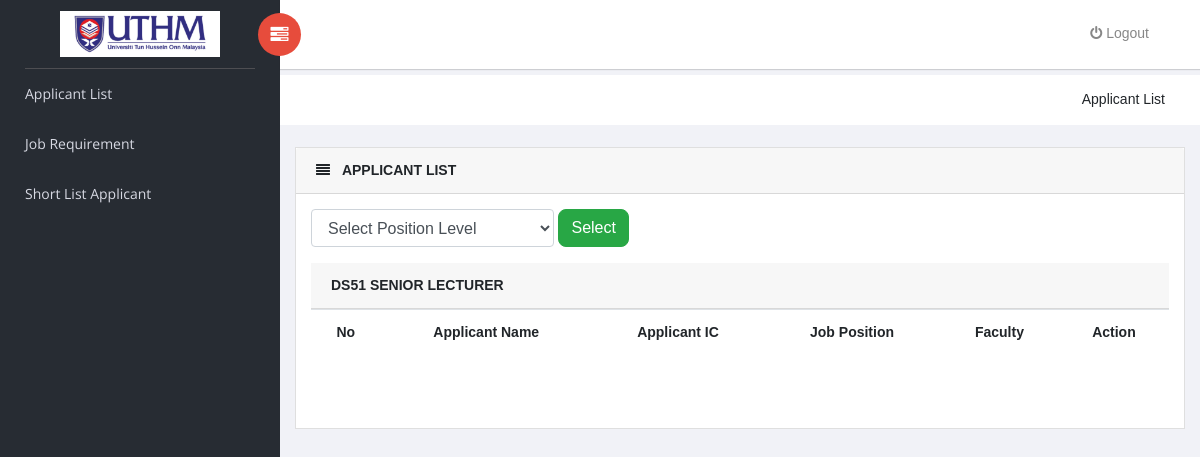
Page /appList1.php on the earlier database version.
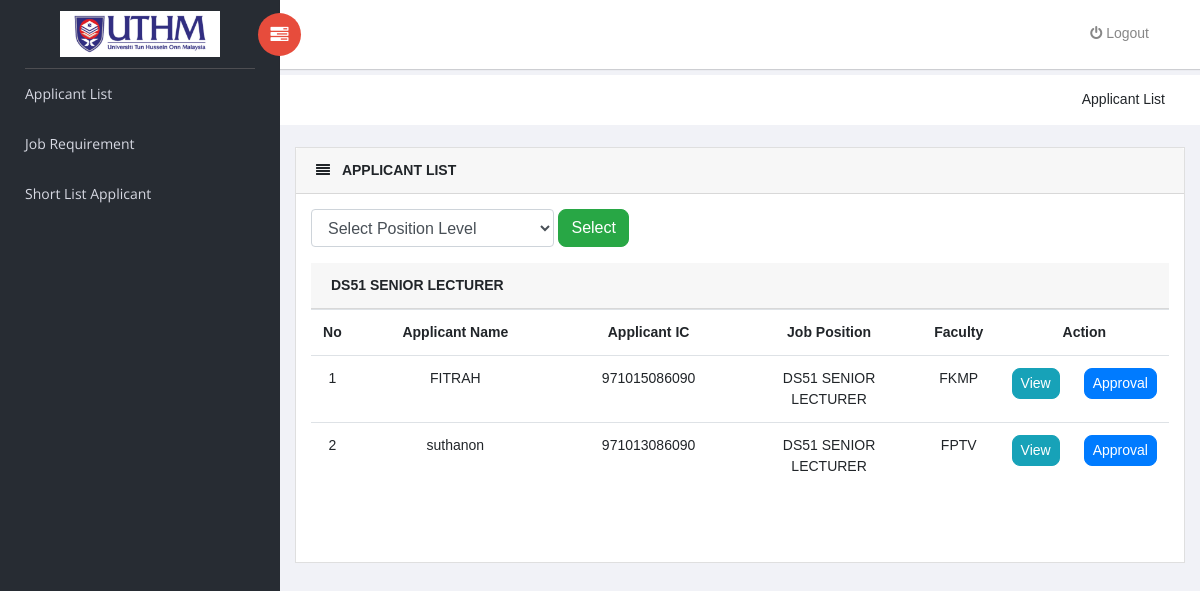
Same page on the later database version.
### tables this page shows
CREATE TABLE `position` (
  `Choose_Position_Id` int(2) NOT NULL,
  `user_Ic` char(13) NOT NULL,
  `faculty` varchar(50) NOT NULL,
  `app_post1` varchar(50) NOT NULL,
  `Position_checklist` int(2) NOT NULL DEFAULT '0',
  `Created_date` timestamp NOT NULL DEFAULT CURRENT_TIMESTAMP,
  `Modified_date` timestamp NOT NULL DEFAULT CURRENT_TIMESTAMP ON UPDATE CURRENT_TIMESTAMP
);

CREATE TABLE `applicant` (
  `Applicant_Id` int(2) NOT NULL,
  `user_Ic` char(13) NOT NULL,
  `Applicant_Name` varchar(50) NOT NULL,
  `Applicant_Add` varchar(100) NOT NULL,
  `Applicant_Email` varchar(50) NOT NULL,
  `Applicant_NoTel` int(11) NOT NULL,
  `Applicant_Age` int(2) NOT NULL,
  `Applicant_gender` varchar(10) NOT NULL,
  `Applicant_DOB` date NOT NULL,
  `Applicant_POB` varchar(50) NOT NULL,
  `Applicant_Citizen` varchar(50) NOT NULL,
  `Applicant_Religion` varchar(50) NOT NULL,
  `Applicant_Nation` varchar(50) NOT NULL,
  `Applicant_MaritalStatus` varchar(50) NOT NULL,
  `Applicant_Height` float NOT NULL,
  `Applicant_Weight` float NOT NULL,
  `Applicant_NoHP` int(11) NOT NULL,
  `Applicant_VLC` varchar(10) NOT NULL,
  `Mom_Name` varchar(50) NOT NULL,
  `Mom_Ic` char(13) NOT NULL,
  `Dad_Name` varchar(50) NOT NULL,
  `Dad_Ic` char(13) NOT NULL,
  `Spouse_name` varchar(50) NOT NULL,
  `Applicant_checklist` int(2) NOT NULL DEFAULT '0',
  `Created_date` timestamp NOT NULL DEFAULT CURRENT_TIMESTAMP,
  `Modified_date` timestamp NOT NULL DEFAULT CURRENT_TIMESTAMP ON UPDATE CURRENT_TIMESTAMP
);

### appList1.php (the view, shortened to what the changed rows need)
<?php
$db = db_connect();
?>
<!doctype html>
<html class="no-js" lang="en">
    <link rel="stylesheet" href="vendors/bootstrap/dist/css/bootstrap.min.css">
    <link rel="stylesheet" href="vendors/font-awesome/css/font-awesome.min.css">
    <link rel="stylesheet" href="vendors/themify-icons/css/themify-icons.css">
    <link rel="stylesheet" href="vendors/flag-icon-css/css/flag-icon.min.css">
    <link rel="stylesheet" href="vendors/selectFX/css/cs-skin-elastic.css">
    <link rel="stylesheet" href="assets/css/style.css">
</head>
   <div id="right-panel" class="right-panel">
    <form class="form-inline"  method="post" enctype="multipart/form-data" >
         <div class="content mt-3">
            <div class="animated">
                <div class="card">
                    <div class="card-body">
                                <table class="table">
                                    <tbody>
										<tr >
										  <th scope="col" ><label for="no">No</label></th>
										  <th scope="col" ><label for="Applicant_Name">Applicant Name</label></th>
										  <th scope="col" ><label for="user_Ic">Applicant IC</label></th>
										  <th scope="col" ><label for="app_post1">Job Position</label></th>
										  <th scope="col" ><label for="faculty">Faculty</label></th>
										  <th colspan="3" scope="col" ><label for="action">Action</label></th>
										</tr>
										<?php
								$qlist = "SELECT * FROM position LEFT JOIN applicant ON position.user_Ic = applicant.user_Ic";
								$reslist = $db->query($qlist);
							    $count=0;
								  while($rowlist = $reslist->fetch_assoc()) {
												if ($rowlist['app_post1'] == 'DS51 SENIOR LECTURER'){
										       $count++;
										   echo "<tr>";
												echo"<td style='width:5%' align='center'>" .$count."</td>";
												echo"<td style='width:30%' align='center'>" .$rowlist['Applicant_Name']." </td>";
												echo"<td style='width:25%' align='center'>" .$rowlist['user_Ic']."</td>";
												echo"<td style='width:25%' align='center'>" .$rowlist['app_post1']."</td>";
												echo"<td style='width:10%' align='center'>" .$rowlist['faculty']."</td>";
												echo"<td style='width:10%' align='center'><a style='border-radius: 8px;' class='btn btn-info btn-sm' href ='viewlistOff.php?user_Ic=$rowlist[user_Ic]'>View</a></td>";
													echo"<td style='width:20%' align='center'><a style='border-radius: 8px;' class='btn btn-primary btn-sm' href ='officerdecision.php?Applicant_Name=$rowlist[Applicant_Name] & user_Ic=$rowlist[user_Ic] & app_post1=$rowlist[app_post1]  '>Approval</a></td>";
												echo "</tr>";
										   }
								 }
?>
                                    </tbody>
                                </table>
                            </div>
							<br/>
					<br/>
                </div>
            </div>
        </div>
   </form>
   <br>
   </div>
</body>
</html>

Differences in the rows shown:
added position: applicant.Applicant_Name "FITRAH", applicant.user_Ic "971015086090", app_post1 "DS51 SENIOR LECTURER", faculty "FKMP"
added position: applicant.Applicant_Name "suthanon", applicant.user_Ic "971013086090", app_post1 "DS51 SENIOR LECTURER", faculty "FPTV"
